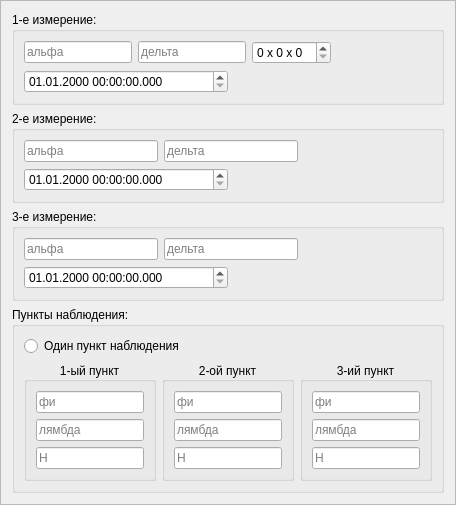
           <widget class="QFrame" name="measurementsFrame">
            <property name="sizePolicy">
             <sizepolicy hsizetype="Expanding" vsizetype="Preferred">
              <horstretch>0</horstretch>
              <verstretch>0</verstretch>
             </sizepolicy>
            </property>
            <property name="frameShape">
             <enum>QFrame::StyledPanel</enum>
            </property>
            <property name="frameShadow">
             <enum>QFrame::Raised</enum>
            </property>
            <layout class="QVBoxLayout" name="verticalLayout_13">
             <item>
              <widget class="QGroupBox" name="firstMeasurementGroupBox">
               <property name="sizePolicy">
                <sizepolicy hsizetype="Expanding" vsizetype="MinimumExpanding">
                 <horstretch>0</horstretch>
                 <verstretch>0</verstretch>
                </sizepolicy>
               </property>
               <property name="title">
                <string>1-е измерение:</string>
               </property>
               <layout class="QVBoxLayout" name="verticalLayout_3">
                <item>
                 <layout class="QHBoxLayout" name="horizontalLayout_6">
                  <item>
                   <widget class="QLineEdit" name="alphaLineEdit_1">
                    <property name="sizePolicy">
                     <sizepolicy hsizetype="Expanding" vsizetype="Fixed">
                      <horstretch>0</horstretch>
                      <verstretch>0</verstretch>
                     </sizepolicy>
                    </property>
                    <property name="toolTip">
                     <string>Прямое восхождение.</string>
                    </property>
                    <property name="placeholderText">
                     <string>альфа</string>
                    </property>
                    <property name="clearButtonEnabled">
                     <bool>false</bool>
                    </property>
                   </widget>
                  </item>
                  <item>
                   <widget class="QLineEdit" name="deltaLineEdit_1">
                    <property name="sizePolicy">
                     <sizepolicy hsizetype="Expanding" vsizetype="Fixed">
                      <horstretch>0</horstretch>
                      <verstretch>0</verstretch>
                     </sizepolicy>
                    </property>
                    <property name="toolTip">
                     <string>Склонение.</string>
                    </property>
                    <property name="placeholderText">
                     <string>дельта</string>
                    </property>
                   </widget>
                  </item>
                  <item>
                   <widget class="QSpinBox" name="spinBox">
                    <property name="suffix">
                     <string> x 0</string>
                    </property>
                    <property name="prefix">
                     <string>0 x </string>
                    </property>
                   </widget>
                  </item>
                  <item>
                   <spacer name="horizontalSpacer_4">
                    <property name="orientation">
                     <enum>Qt::Horizontal</enum>
                    </property>
                    <property name="sizeHint" stdset="0">
                     <size>
                      <width>40</width>
                      <height>20</height>
                     </size>
                    </property>
                   </spacer>
                  </item>
                 </layout>
                </item>
                <item>
                 <layout class="QHBoxLayout" name="horizontalLayout_5">
                  <item>
                   <widget class="QDateTimeEdit" name="dateTimeEdit_1">
                    <property name="sizePolicy">
                     <sizepolicy hsizetype="Expanding" vsizetype="Fixed">
                      <horstretch>0</horstretch>
                      <verstretch>0</verstretch>
                     </sizepolicy>
                    </property>
                    <property name="toolTip">
                     <string>Время измерения.</string>
                    </property>
                    <property name="time">
                     <time>
                      <hour>0</hour>
                      <minute>0</minute>
                      <second>0</second>
                     </time>
                    </property>
                    <property name="displayFormat">
                     <string>dd.MM.yyyy HH:mm:ss.zzz</string>
                    </property>
                   </widget>
                  </item>
                  <item>
                   <spacer name="horizontalSpacer_3">
                    <property name="orientation">
                     <enum>Qt::Horizontal</enum>
                    </property>
                    <property name="sizeHint" stdset="0">
                     <size>
                      <width>40</width>
                      <height>20</height>
                     </size>
                    </property>
                   </spacer>
                  </item>
                 </layout>
                </item>
               </layout>
              </widget>
             </item>
             <item>
              <widget class="QGroupBox" name="secondMeasurementGroupBox">
               <property name="sizePolicy">
                <sizepolicy hsizetype="Expanding" vsizetype="MinimumExpanding">
                 <horstretch>0</horstretch>
                 <verstretch>0</verstretch>
                </sizepolicy>
               </property>
               <property name="title">
                <string>2-е измерение:</string>
               </property>
               <layout class="QVBoxLayout" name="verticalLayout_4">
                <item>
                 <layout class="QHBoxLayout" name="horizontalLayout_7">
                  <item>
                   <widget class="QLineEdit" name="alphaLineEdit_2">
                    <property name="sizePolicy">
                     <sizepolicy hsizetype="Expanding" vsizetype="Fixed">
                      <horstretch>0</horstretch>
                      <verstretch>0</verstretch>
                     </sizepolicy>
                    </property>
                    <property name="toolTip">
                     <string>Прямое восхождение.</string>
                    </property>
                    <property name="placeholderText">
                     <string>альфа</string>
                    </property>
                    <property name="clearButtonEnabled">
                     <bool>false</bool>
                    </property>
                   </widget>
                  </item>
                  <item>
                   <widget class="QLineEdit" name="deltaLineEdit_2">
                    <property name="sizePolicy">
                     <sizepolicy hsizetype="Expanding" vsizetype="Fixed">
                      <horstretch>0</horstretch>
                      <verstretch>0</verstretch>
                     </sizepolicy>
                    </property>
                    <property name="toolTip">
                     <string>Склонение.</string>
                    </property>
                    <property name="placeholderText">
                     <string>дельта</string>
                    </property>
                   </widget>
                  </item>
                  <item>
                   <spacer name="horizontalSpacer_5">
                    <property name="orientation">
                     <enum>Qt::Horizontal</enum>
                    </property>
                    <property name="sizeHint" stdset="0">
                     <size>
                      <width>40</width>
                      <height>20</height>
                     </size>
                    </property>
                   </spacer>
                  </item>
                 </layout>
                </item>
                <item>
                 <layout class="QHBoxLayout" name="horizontalLayout_14">
                  <item>
                   <widget class="QDateTimeEdit" name="dateTimeEdit_2">
                    <property name="sizePolicy">
                     <sizepolicy hsizetype="Expanding" vsizetype="Fixed">
                      <horstretch>0</horstretch>
                      <verstretch>0</verstretch>
                     </sizepolicy>
                    </property>
                    <property name="toolTip">
                     <string>Время измерения.</string>
                    </property>
                    <property name="time">
                     <time>
                      <hour>0</hour>
                      <minute>0</minute>
                      <second>0</second>
                     </time>
                    </property>
                    <property name="displayFormat">
                     <string>dd.MM.yyyy HH:mm:ss.zzz</string>
                    </property>
                   </widget>
                  </item>
                  <item>
                   <spacer name="horizontalSpacer_7">
                    <property name="orientation">
                     <enum>Qt::Horizontal</enum>
                    </property>
                    <property name="sizeHint" stdset="0">
                     <size>
                      <width>40</width>
                      <height>20</height>
                     </size>
                    </property>
                   </spacer>
                  </item>
                 </layout>
                </item>
               </layout>
              </widget>
             </item>
             <item>
              <widget class="QGroupBox" name="thirdMeasurementGroupBox">
               <property name="sizePolicy">
                <sizepolicy hsizetype="Expanding" vsizetype="MinimumExpanding">
                 <horstretch>0</horstretch>
                 <verstretch>0</verstretch>
                </sizepolicy>
               </property>
               <property name="title">
                <string>3-е измерение:</string>
               </property>
               <layout class="QVBoxLayout" name="verticalLayout_5">
                <item>
                 <layout class="QHBoxLayout" name="horizontalLayout_8">
                  <item>
                   <widget class="QLineEdit" name="alphaLineEdit_3">
                    <property name="sizePolicy">
                     <sizepolicy hsizetype="Expanding" vsizetype="Fixed">
                      <horstretch>0</horstretch>
                      <verstretch>0</verstretch>
                     </sizepolicy>
                    </property>
                    <property name="toolTip">
                     <string>Прямое восхождение.</string>
                    </property>
                    <property name="placeholderText">
                     <string>альфа</string>
                    </property>
                    <property name="clearButtonEnabled">
                     <bool>false</bool>
                    </property>
                   </widget>
                  </item>
                  <item>
                   <widget class="QLineEdit" name="deltaLineEdit_3">
                    <property name="sizePolicy">
                     <sizepolicy hsizetype="Expanding" vsizetype="Fixed">
                      <horstretch>0</horstretch>
                      <verstretch>0</verstretch>
                     </sizepolicy>
                    </property>
                    <property name="toolTip">
                     <string>Склонение.</string>
                    </property>
                    <property name="placeholderText">
                     <string>дельта</string>
                    </property>
                   </widget>
                  </item>
                  <item>
                   <spacer name="horizontalSpacer_6">
                    <property name="orientation">
                     <enum>Qt::Horizontal</enum>
                    </property>
                    <property name="sizeHint" stdset="0">
                     <size>
                      <width>40</width>
                      <height>20</height>
                     </size>
                    </property>
                   </spacer>
                  </item>
                 </layout>
                </item>
                <item>
                 <layout class="QHBoxLayout" name="horizontalLayout_15">
                  <item>
                   <widget class="QDateTimeEdit" name="dateTimeEdit_3">
                    <property name="sizePolicy">
                     <sizepolicy hsizetype="Expanding" vsizetype="Fixed">
                      <horstretch>0</horstretch>
                      <verstretch>0</verstretch>
                     </sizepolicy>
                    </property>
                    <property name="toolTip">
                     <string>Время измерения.</string>
                    </property>
                    <property name="time">
                     <time>
                      <hour>0</hour>
                      <minute>0</minute>
                      <second>0</second>
                     </time>
                    </property>
                    <property name="displayFormat">
                     <string>dd.MM.yyyy HH:mm:ss.zzz</string>
                    </property>
                   </widget>
                  </item>
                  <item>
                   <spacer name="horizontalSpacer_10">
                    <property name="orientation">
                     <enum>Qt::Horizontal</enum>
                    </property>
                    <property name="sizeHint" stdset="0">
                     <size>
                      <width>40</width>
                      <height>20</height>
                     </size>
                    </property>
                   </spacer>
                  </item>
                 </layout>
                </item>
               </layout>
              </widget>
             </item>
             <item>
              <widget class="QGroupBox" name="manuallyObservationPointGroupBox">
               <property name="enabled">
                <bool>true</bool>
               </property>
               <property name="sizePolicy">
                <sizepolicy hsizetype="Expanding" vsizetype="MinimumExpanding">
                 <horstretch>0</horstretch>
                 <verstretch>0</verstretch>
                </sizepolicy>
               </property>
               <property name="title">
                <string>Пункты наблюдения:</string>
               </property>
               <layout class="QVBoxLayout" name="verticalLayout_11">
                <item>
                 <widget class="QRadioButton" name="oneObservationPointRadioButton">
                  <property name="text">
                   <string>Один пункт наблюдения</string>
                  </property>
                 </widget>
                </item>
                <item>
                 <layout class="QHBoxLayout" name="horizontalLayout_16">
                  <item>
                   <widget class="QGroupBox" name="firstColumnGroupBox">
                    <property name="sizePolicy">
                     <sizepolicy hsizetype="Expanding" vsizetype="MinimumExpanding">
                      <horstretch>0</horstretch>
                      <verstretch>0</verstretch>
                     </sizepolicy>
                    </property>
                    <property name="title">
                     <string>1-ый пункт</string>
                    </property>
                    <property name="alignment">
                     <set>Qt::AlignCenter</set>
                    </property>
                    <layout class="QVBoxLayout" name="verticalLayout_6">
                     <item>
                      <widget class="QLineEdit" name="phiLineEdit_1">
                       <property name="sizePolicy">
                        <sizepolicy hsizetype="Expanding" vsizetype="Fixed">
                         <horstretch>0</horstretch>
                         <verstretch>0</verstretch>
                        </sizepolicy>
                       </property>
                       <property name="toolTip">
                        <string>Широта между местным направлением зенита и 
плоскостью экватора.</string>
                       </property>
                       <property name="placeholderText">
                        <string>фи</string>
                       </property>
                      </widget>
                     </item>
                     <item>
                      <widget class="QLineEdit" name="lambdaLineEdit_1">
                       <property name="sizePolicy">
                        <sizepolicy hsizetype="Expanding" vsizetype="Fixed">
                         <horstretch>0</horstretch>
                         <verstretch>0</verstretch>
                        </sizepolicy>
                       </property>
                       <property name="toolTip">
                        <string>Двугранный угол между плоскостью меридиана, проходящего 
через данную точку, и плоскостью начального нулевого 
меридиана, от которого ведётся отсчёт.</string>
                       </property>
                       <property name="placeholderText">
                        <string>лямбда</string>
                       </property>
                      </widget>
                     </item>
                     <item>
                      <widget class="QLineEdit" name="HlineEdit_1">
                       <property name="sizePolicy">
                        <sizepolicy hsizetype="Expanding" vsizetype="Fixed">
                         <horstretch>0</horstretch>
                         <verstretch>0</verstretch>
                        </sizepolicy>
                       </property>
                       <property name="toolTip">
                        <string>Высота над уровнем моря.</string>
                       </property>
                       <property name="placeholderText">
                        <string>H</string>
                       </property>
                      </widget>
                     </item>
                    </layout>
                   </widget>
                  </item>
                  <item>
                   <widget class="QGroupBox" name="secondColumnGroupBox">
                    <property name="sizePolicy">
                     <sizepolicy hsizetype="Expanding" vsizetype="MinimumExpanding">
                      <horstretch>0</horstretch>
                      <verstretch>0</verstretch>
                     </sizepolicy>
                    </property>
                    <property name="title">
                     <string>2-ой пункт</string>
                    </property>
                    <property name="alignment">
                     <set>Qt::AlignCenter</set>
                    </property>
                    <layout class="QVBoxLayout" name="verticalLayout_9">
                     <item>
                      <widget class="QLineEdit" name="phiLineEdit_2">
                       <property name="sizePolicy">
                        <sizepolicy hsizetype="Expanding" vsizetype="Fixed">
                         <horstretch>0</horstretch>
                         <verstretch>0</verstretch>
                        </sizepolicy>
                       </property>
                       <property name="toolTip">
                        <string>Широта между местным направлением зенита и 
плоскостью экватора.</string>
                       </property>
                       <property name="placeholderText">
                        <string>фи</string>
                       </property>
                      </widget>
                     </item>
                     <item>
                      <widget class="QLineEdit" name="lambdaLineEdit_2">
                       <property name="sizePolicy">
                        <sizepolicy hsizetype="Expanding" vsizetype="Fixed">
                         <horstretch>0</horstretch>
                         <verstretch>0</verstretch>
                        </sizepolicy>
                       </property>
                       <property name="toolTip">
                        <string>Двугранный угол между плоскостью меридиана, проходящего 
через данную точку, и плоскостью начального нулевого 
меридиана, от которого ведётся отсчёт.</string>
                       </property>
                       <property name="placeholderText">
                        <string>лямбда</string>
                       </property>
                      </widget>
                     </item>
                     <item>
                      <widget class="QLineEdit" name="HlineEdit_2">
                       <property name="sizePolicy">
                        <sizepolicy hsizetype="Expanding" vsizetype="Fixed">
                         <horstretch>0</horstretch>
                         <verstretch>0</verstretch>
                        </sizepolicy>
                       </property>
                       <property name="toolTip">
                        <string>Высота над уровнем моря.</string>
                       </property>
                       <property name="placeholderText">
                        <string>H</string>
                       </property>
                      </widget>
                     </item>
                    </layout>
                   </widget>
                  </item>
                  <item>
                   <widget class="QGroupBox" name="thirdColumnGroupBox">
                    <property name="sizePolicy">
                     <sizepolicy hsizetype="Expanding" vsizetype="MinimumExpanding">
                      <horstretch>0</horstretch>
                      <verstretch>0</verstretch>
                     </sizepolicy>
                    </property>
                    <property name="title">
                     <string>3-ий пункт</string>
                    </property>
                    <property name="alignment">
                     <set>Qt::AlignCenter</set>
                    </property>
                    <layout class="QVBoxLayout" name="verticalLayout_10">
                     <item>
                      <widget class="QLineEdit" name="phiLineEdit_3">
                       <property name="sizePolicy">
                        <sizepolicy hsizetype="Expanding" vsizetype="Fixed">
                         <horstretch>0</horstretch>
                         <verstretch>0</verstretch>
                        </sizepolicy>
                       </property>
                       <property name="toolTip">
                        <string>Широта между местным направлением зенита и 
плоскостью экватора.</string>
                       </property>
                       <property name="placeholderText">
                        <string>фи</string>
                       </property>
                      </widget>
                     </item>
                     <item>
                      <widget class="QLineEdit" name="lambdaLineEdit_3">
                       <property name="sizePolicy">
                        <sizepolicy hsizetype="Expanding" vsizetype="Fixed">
                         <horstretch>0</horstretch>
                         <verstretch>0</verstretch>
                        </sizepolicy>
                       </property>
                       <property name="toolTip">
                        <string>Двугранный угол между плоскостью меридиана, проходящего 
через данную точку, и плоскостью начального нулевого 
меридиана, от которого ведётся отсчёт.</string>
                       </property>
                       <property name="placeholderText">
                        <string>лямбда</string>
                       </property>
                      </widget>
                     </item>
                     <item>
                      <widget class="QLineEdit" name="HlineEdit_3">
                       <property name="sizePolicy">
                        <sizepolicy hsizetype="Expanding" vsizetype="Fixed">
                         <horstretch>0</horstretch>
                         <verstretch>0</verstretch>
                        </sizepolicy>
                       </property>
                       <property name="toolTip">
                        <string>Высота над уровнем моря.</string>
                       </property>
                       <property name="placeholderText">
                        <string>H</string>
                       </property>
                      </widget>
                     </item>
                    </layout>
                   </widget>
                  </item>
                 </layout>
                </item>
               </layout>
               <zorder>oneObservationPointRadioButton</zorder>
               <zorder></zorder>
              </widget>
             </item>
            </layout>
           </widget>
